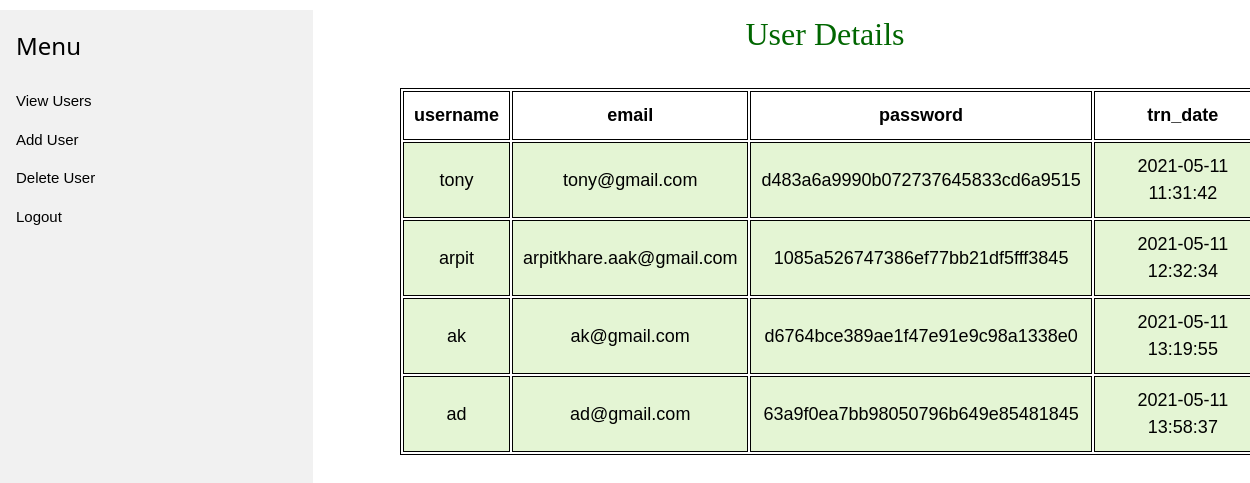
Page /viewusers.php on the committed database.
### tables this page shows
CREATE TABLE `users` (
  `id` int(11) NOT NULL,
  `username` varchar(50) NOT NULL,
  `email` varchar(50) NOT NULL,
  `password` varchar(50) NOT NULL,
  `trn_date` datetime NOT NULL
);

### viewusers.php (the view, shortened to what this page needs)
<?php
require('db.php');
$query = "SELECT * FROM `users`";
	$result = mysqli_query($con,$query) or die(mysql_error());
?>
<!DOCTYPE html>
<html lang="en">
<head>
    <link rel="stylesheet" href="css/adminpanel.css"/>
</head>
<body>
<div class="w3-sidebar w3-light-grey w3-bar-block" style="width:25%">
<h3 class="w3-bar-item">Menu</h3>
  <a href="viewusers.php" class="w3-bar-item w3-button">View Users</a>
  <a href="adduser.php" class="w3-bar-item w3-button">Add User</a>
  <a href="deleteuser.php" class="w3-bar-item w3-button">Delete User</a>
  <a href="logout.php" class="w3-bar-item w3-button">Logout</a>
</div>
	<section>
		<h1>User Details</h1>
		<table>
			<tr>
				<th>username</th>
				<th>email</th>
				<th>password</th>
				<th>trn_date</th>
			</tr>
			<?php
				while($rows=$result->fetch_assoc())
				{
			?>
			<tr>
				<td><?php echo $rows['username'];?></td>
				<td><?php echo $rows['email'];?></td>
				<td><?php echo $rows['password'];?></td>
				<td><?php echo $rows['trn_date'];?></td>
			</tr>
			<?php
				}
			?>
		</table>
	</section>
</body>
</html>

### css/adminpanel.css (style rules this page uses)
html { box-sizing:border-box }
*,*:before,*:after { box-sizing:inherit }
html { -ms-text-size-adjust:100%;-webkit-text-size-adjust:100% }
body { margin:0 }
article,aside,details,figcaption,figure,footer,header,main,menu,nav,section { display:block }
a { background-color:transparent }
html,body { font-family:Verdana,sans-serif;font-size:15px;line-height:1.5 }
html { overflow-x:hidden }
h1 { font-size:36px }
h3 { font-size:24px }
h1,h2,h3,h4,h5,h6 { font-family:"Segoe UI",Arial,sans-serif;font-weight:400;margin:10px 0 }
a { color:inherit }
.w3-btn,.w3-button { border:none;display:inline-block;padding:8px 16px;vertical-align:middle;overflow:hidden;text-decoration:none;color:inherit;background-color:inherit;text-align:center;cursor:pointer;white-space:nowrap }
.w3-btn,.w3-button { -webkit-touch-callout:none;-webkit-user-select:none;-khtml-user-select:none;-moz-user-select:none;-ms-user-select:none;user-select:none }
.w3-sidebar { height:100%;width:200px;background-color:#fff;position:fixed!important;z-index:1;overflow:auto }
.w3-bar-block .w3-bar-item { width:100%;display:block;padding:8px 16px;text-align:left;border:none;white-space:normal;float:none;outline:0 }
.w3-light-grey,.w3-hover-light-grey:hover,.w3-light-gray,.w3-hover-light-gray:hover { color:#000!important;background-color:#f1f1f1!important }

### viewusers.php (style rules this page uses)
table { margin: 30px 400px auto; font-size: large; border: 1px solid black; width: 70%; }
h1 { text-align: center; margin-left:400px; color: #006600; font-size: xx-large; font-family: 'Gill Sans', 'Gill Sans MT', ' Calibri', 'Trebuchet MS', 'sans-serif'; }
td { background-color: #E4F5D4; border: 1px solid black; }
th, td { font-weight: bold; border: 1px solid black; padding: 10px; text-align: center; }
td { font-weight: lighter; }

### rows in the picture
users: username "tony", email "tony@gmail.com", password "d483a6a9990b072737645833cd6a9515", trn_date "2021-05-11 11:31:42"
users: username "arpit", email "arpitkhare.aak@gmail.com", password "1085a526747386ef77bb21df5fff3845", trn_date "2021-05-11 12:32:34"
users: username "ak", email "ak@gmail.com", password "d6764bce389ae1f47e91e9c98a1338e0", trn_date "2021-05-11 13:19:55"
users: username "ad", email "ad@gmail.com", password "63a9f0ea7bb98050796b649e85481845", trn_date "2021-05-11 13:58:37"
